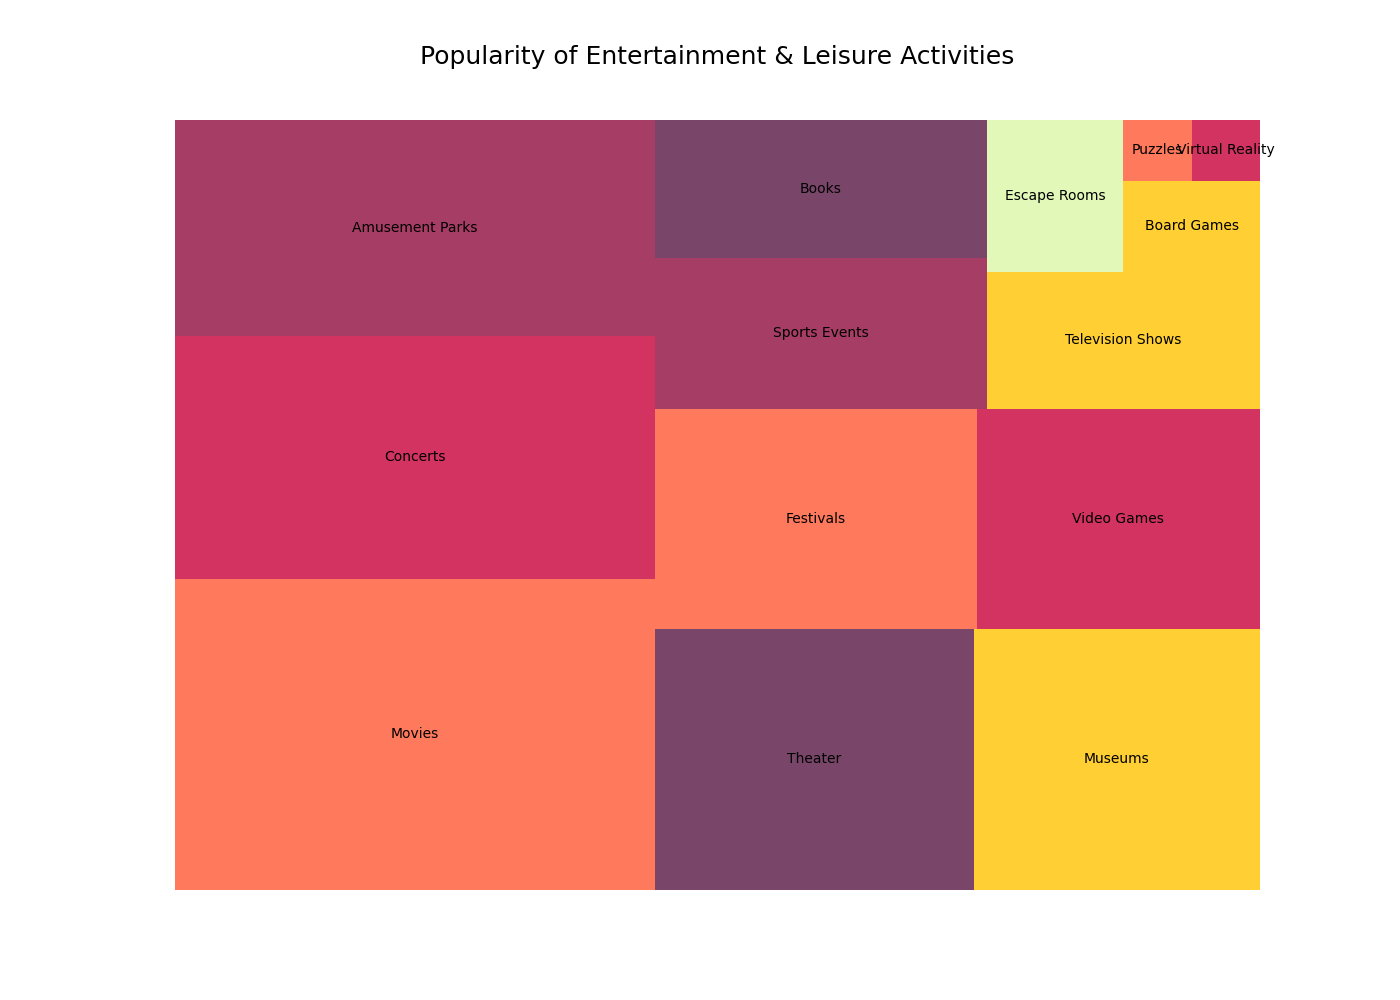

Here is the Python script that generated this plot:

import matplotlib.pyplot as plt
import squarify

# Data for entertainment and leisure activities
activities = ['Movies', 'Concerts', 'Amusement Parks', 'Theater', 'Museums', 'Festivals', 'Video Games', 'Sports Events', 'Books', 'Television Shows', 'Escape Rooms', 'Board Games', 'Puzzles', 'Virtual Reality']
market_share = [18.0, 14.0, 12.5, 10.0, 9.0, 8.5, 7.5, 6.0, 5.5, 4.5, 2.5, 1.5, 0.5, 0.5]

# Custom color scheme
colors = ['#FF5733', '#C70039', '#900C3F', '#581845', '#FFC300', '#FF5733', '#C70039', '#900C3F', '#581845', '#FFC300', '#DAF7A6', '#FFC300', '#FF5733', '#C70039']

# Treemap
plt.figure(figsize=(14, 10))  # Adjusting the size of the treemap
squarify.plot(sizes=market_share, label=activities, color=colors, alpha=0.8)
plt.title('Popularity of Entertainment & Leisure Activities', fontsize=18, pad=40)
plt.axis('off')  # No axes for a cleaner look

plt.show()
